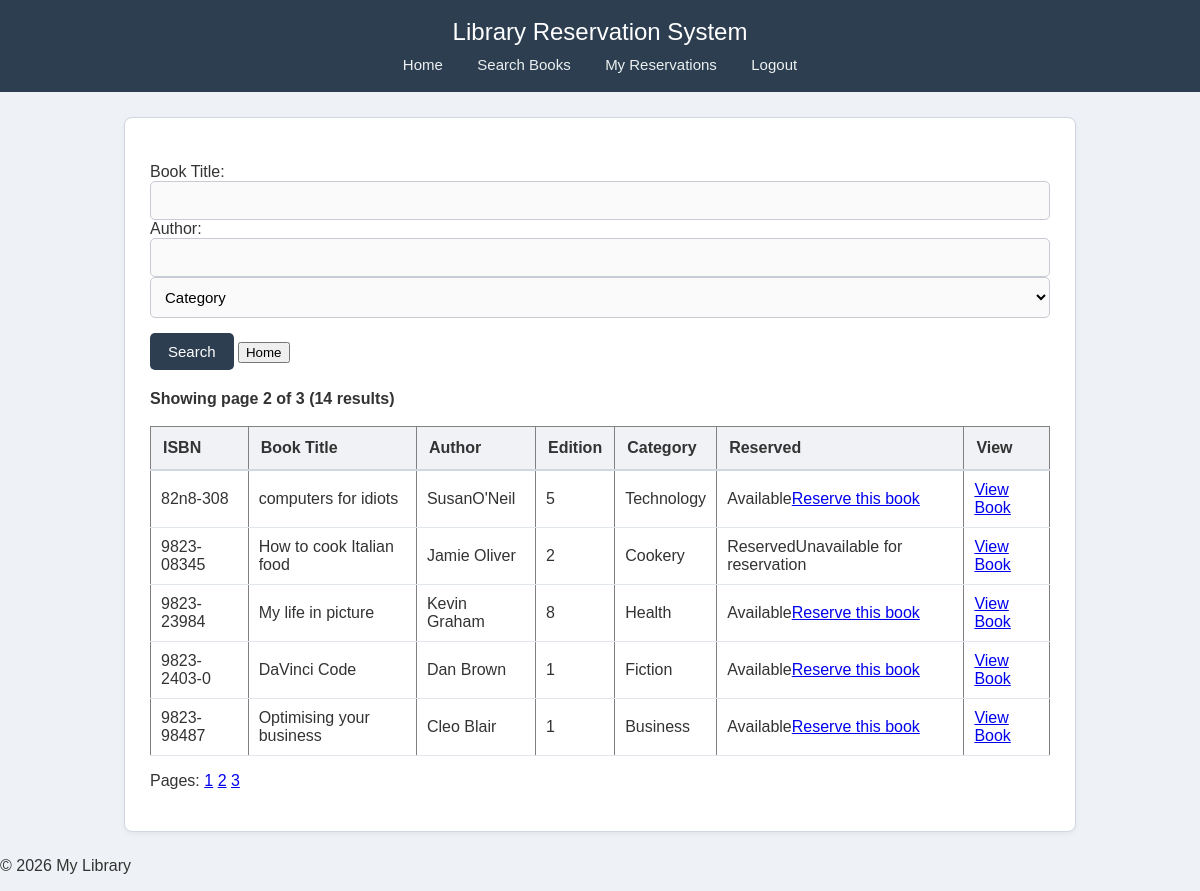
The page /search.php?page=2 (signed in) on the database its author committed.
### tables this page shows
CREATE TABLE `books` (
  `ISBN` varchar(20) NOT NULL,
  `BookTitle` varchar(40) NOT NULL,
  `Author` varchar(40) NOT NULL,
  `Edition` int(2) NOT NULL,
  `Year` year(4) NOT NULL,
  `CategoryID` int(3) NOT NULL,
  `Reserved` char(1) NOT NULL
);

CREATE TABLE `categories` (
  `CategoryID` int(3) NOT NULL,
  `CategoryDescription` varchar(20) NOT NULL
);

### search.php (the view, shortened to what this page needs)
<?php
require_once "header.php";
require_once "database.php";
$limit = 5;
$page = isset($_GET['page']) ? max(1, intval($_GET['page'])) : 1;
$offset = ($page - 1) * $limit;
$where = "WHERE  1";
$pgSql = "SELECT COUNT(*) AS total FROM books b
        JOIN categories c ON b.CategoryID = c.CategoryID
        $where";
$count = $conn->query($pgSql);
$total_rows = $count->fetch_assoc()['total'];
$total_pages = ceil($total_rows/$limit);
$sql = "SELECT ISBN, BookTitle, Author, Edition, Reserved, CategoryDescription FROM books b
        JOIN categories c ON b.CategoryID = c.CategoryID
        $where
        LIMIT $limit OFFSET $offset";
$result = $conn->query($sql);
?>
<form method = "post">
    <p>Book Title:
    <input type="text" name="book">
    Author:
    <input type="text" name="author">
    <select name = "cat">
        <option value = "">Category</option>
    </select>
    <input type="submit" value="Search">
    <input type="button" value="Home" onclick="location.href='index.php'; return false;">
    </p>
</form>
<?php
if ($result->num_rows > 0) {
    echo "<p><strong>Showing page $page of $total_pages ($total_rows results)</strong></p>";
    echo "<table border='1'>";
        echo "<tr>
            <th>ISBN</th>
            <th>Book Title</th>
            <th>Author</th>
            <th>Edition</th>
            <th>Category</th>
            <th>Reserved</th>
            <th>View</th>
        </tr>";
    while ($row = $result->fetch_assoc()) {
        echo "<tr><td>";
        echo (htmlentities($row["ISBN"]));
        echo ("</td><td>");
        echo (htmlentities($row["BookTitle"]));
        echo ("</td><td>");
        echo (htmlentities($row["Author"]));
        echo ("</td><td>");
        echo (htmlentities($row["Edition"]));
        echo ("</td><td>");
        echo (htmlentities($row["CategoryDescription"]));
        echo ("</td><td>");
        if ($row["Reserved"] == 'N')
            {
                echo ("Available");
                echo '<a href="reserve.php?isbn='.htmlentities($row["ISBN"]).'">Reserve this book</a>';
            }
            else
            {
                echo ("Reserved");
                echo ("Unavailable for reservation");
            }
        echo ("</td><td>");
        echo ('<a href ="view.php?id='.htmlentities($row["ISBN"]).'">View Book</a>');
        echo ("</td></tr>\n");
    }
    echo "</table>";
} else {
    echo "0 results";
}
echo "<p>Pages: ";
for ($i = 1; $i <= $total_pages; $i++) {
    echo "<a href='search.php?page=$i'>$i</a> ";
}
echo "</p>";
require_once "footer.php";
?>

### styles.css (style rules this page uses)
body { font-family: Arial, Helvetica, sans-serif; background: #eef1f5; margin: 0; padding: 0; color: #333; }
form { margin: 20px 0; }
input[type="text"], input[type="password"], input[type="number"], select { width: 100%; padding: 10px; border: 1px solid #c7ccd4; border-radius: 5px; box-sizing: border-box; font-size: 15px; background: #fafafa; }
input[type="submit"], button { background-color: #2c3e50; color: #fff; padding: 10px 18px; border: none; margin-top: 15px; border-radius: 5px; cursor: pointer; font-size: 15px; }
table { width: 100%; border-collapse: collapse; margin-top: 18px; background: #fff; }
table th { background-color: #f0f2f5; padding: 12px; text-align: left; border-bottom: 2px solid #d0d7e1; }
table td { border-bottom: 1px solid #e1e6ed; padding: 10px; }

### rows shown on the page
books: ISBN "82n8-308", BookTitle "computers for idiots", Author "SusanO'Neil", Edition "5", CategoryID.CategoryDescription "Technology"
books: ISBN "9823-08345", BookTitle "How to cook Italian food", Author "Jamie Oliver", Edition "2", CategoryID.CategoryDescription "Cookery", Reserved "Reserved"
books: ISBN "9823-23984", BookTitle "My life in picture", Author "Kevin Graham", Edition "8", CategoryID.CategoryDescription "Health"
books: ISBN "9823-2403-0", BookTitle "DaVinci Code", Author "Dan Brown", Edition "1", CategoryID.CategoryDescription "Fiction"
books: ISBN "9823-98487", BookTitle "Optimising your business", Author "Cleo Blair", Edition "1", CategoryID.CategoryDescription "Business"

### other values the page prints
$page "2"
$total_pages "3"
$total_rows "14"
